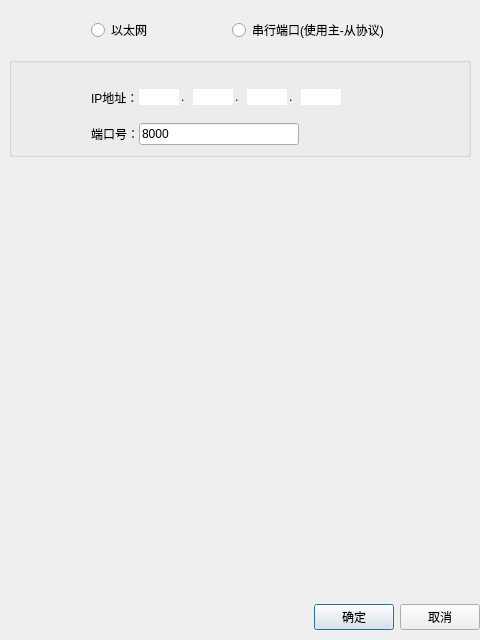
<?xml version="1.0" encoding="UTF-8"?>
<ui version="4.0">
 <class>ConfigDialog</class>
 <widget class="QDialog" name="ConfigDialog">
  <property name="geometry">
   <rect>
    <x>0</x>
    <y>0</y>
    <width>480</width>
    <height>640</height>
   </rect>
  </property>
  <property name="windowTitle">
   <string>Dialog</string>
  </property>
  <layout class="QVBoxLayout" name="verticalLayout_5">
   <property name="spacing">
    <number>0</number>
   </property>
   <property name="leftMargin">
    <number>0</number>
   </property>
   <property name="topMargin">
    <number>0</number>
   </property>
   <property name="rightMargin">
    <number>0</number>
   </property>
   <property name="bottomMargin">
    <number>0</number>
   </property>
   <item>
    <widget class="QWidget" name="widget_2" native="true">
     <layout class="QVBoxLayout" name="verticalLayout">
      <property name="spacing">
       <number>0</number>
      </property>
      <property name="leftMargin">
       <number>0</number>
      </property>
      <property name="topMargin">
       <number>0</number>
      </property>
      <property name="rightMargin">
       <number>0</number>
      </property>
      <property name="bottomMargin">
       <number>0</number>
      </property>
      <item>
       <widget class="QStackedWidget" name="stackedWidget">
        <property name="currentIndex">
         <number>1</number>
        </property>
        <widget class="QWidget" name="NewDeviceAddrConfigpage">
         <layout class="QVBoxLayout" name="verticalLayout_3">
          <property name="spacing">
           <number>8</number>
          </property>
          <property name="leftMargin">
           <number>0</number>
          </property>
          <property name="topMargin">
           <number>0</number>
          </property>
          <property name="rightMargin">
           <number>0</number>
          </property>
          <property name="bottomMargin">
           <number>0</number>
          </property>
          <item>
           <layout class="QHBoxLayout" name="horizontalLayout_2">
            <item>
             <spacer name="horizontalSpacer_2">
              <property name="orientation">
               <enum>Qt::Horizontal</enum>
              </property>
              <property name="sizeType">
               <enum>QSizePolicy::Fixed</enum>
              </property>
              <property name="sizeHint" stdset="0">
               <size>
                <width>70</width>
                <height>20</height>
               </size>
              </property>
             </spacer>
            </item>
            <item>
             <widget class="QLabel" name="label">
              <property name="minimumSize">
               <size>
                <width>70</width>
                <height>0</height>
               </size>
              </property>
              <property name="maximumSize">
               <size>
                <width>70</width>
                <height>16777208</height>
               </size>
              </property>
              <property name="text">
               <string>站号:</string>
              </property>
              <property name="alignment">
               <set>Qt::AlignRight|Qt::AlignTrailing|Qt::AlignVCenter</set>
              </property>
             </widget>
            </item>
            <item>
             <widget class="QComboBox" name="StationIDCombox">
              <property name="minimumSize">
               <size>
                <width>100</width>
                <height>0</height>
               </size>
              </property>
              <property name="maximumSize">
               <size>
                <width>100</width>
                <height>16777215</height>
               </size>
              </property>
             </widget>
            </item>
            <item>
             <spacer name="horizontalSpacer_3">
              <property name="orientation">
               <enum>Qt::Horizontal</enum>
              </property>
              <property name="sizeHint" stdset="0">
               <size>
                <width>40</width>
                <height>20</height>
               </size>
              </property>
             </spacer>
            </item>
           </layout>
          </item>
          <item>
           <layout class="QHBoxLayout" name="horizontalLayout_3">
            <item>
             <spacer name="horizontalSpacer_4">
              <property name="orientation">
               <enum>Qt::Horizontal</enum>
              </property>
              <property name="sizeType">
               <enum>QSizePolicy::Fixed</enum>
              </property>
              <property name="sizeHint" stdset="0">
               <size>
                <width>70</width>
                <height>20</height>
               </size>
              </property>
             </spacer>
            </item>
            <item>
             <widget class="QLabel" name="label_2">
              <property name="minimumSize">
               <size>
                <width>70</width>
                <height>0</height>
               </size>
              </property>
              <property name="maximumSize">
               <size>
                <width>70</width>
                <height>16777208</height>
               </size>
              </property>
              <property name="text">
               <string>地址类型:</string>
              </property>
              <property name="alignment">
               <set>Qt::AlignRight|Qt::AlignTrailing|Qt::AlignVCenter</set>
              </property>
             </widget>
            </item>
            <item>
             <widget class="QComboBox" name="AddrTypeCombox">
              <property name="minimumSize">
               <size>
                <width>100</width>
                <height>0</height>
               </size>
              </property>
              <property name="maximumSize">
               <size>
                <width>100</width>
                <height>16777215</height>
               </size>
              </property>
             </widget>
            </item>
            <item>
             <spacer name="horizontalSpacer_5">
              <property name="orientation">
               <enum>Qt::Horizontal</enum>
              </property>
              <property name="sizeHint" stdset="0">
               <size>
                <width>40</width>
                <height>20</height>
               </size>
              </property>
             </spacer>
            </item>
           </layout>
          </item>
          <item>
           <layout class="QHBoxLayout" name="horizontalLayout_4">
            <item>
             <spacer name="horizontalSpacer_6">
              <property name="orientation">
               <enum>Qt::Horizontal</enum>
              </property>
              <property name="sizeType">
               <enum>QSizePolicy::Fixed</enum>
              </property>
              <property name="sizeHint" stdset="0">
               <size>
                <width>70</width>
                <height>20</height>
               </size>
              </property>
             </spacer>
            </item>
            <item>
             <widget class="QLabel" name="label_3">
              <property name="minimumSize">
               <size>
                <width>70</width>
                <height>0</height>
               </size>
              </property>
              <property name="maximumSize">
               <size>
                <width>70</width>
                <height>16777208</height>
               </size>
              </property>
              <property name="text">
               <string>最小地址:</string>
              </property>
              <property name="alignment">
               <set>Qt::AlignRight|Qt::AlignTrailing|Qt::AlignVCenter</set>
              </property>
             </widget>
            </item>
            <item>
             <widget class="QLineEdit" name="MinizeAddrLineEdit">
              <property name="minimumSize">
               <size>
                <width>100</width>
                <height>0</height>
               </size>
              </property>
              <property name="maximumSize">
               <size>
                <width>100</width>
                <height>16777215</height>
               </size>
              </property>
             </widget>
            </item>
            <item>
             <spacer name="horizontalSpacer_7">
              <property name="orientation">
               <enum>Qt::Horizontal</enum>
              </property>
              <property name="sizeHint" stdset="0">
               <size>
                <width>40</width>
                <height>20</height>
               </size>
              </property>
             </spacer>
            </item>
            <item>
             <widget class="QLabel" name="label_4">
              <property name="minimumSize">
               <size>
                <width>70</width>
                <height>0</height>
               </size>
              </property>
              <property name="text">
               <string>最大地址:</string>
              </property>
              <property name="alignment">
               <set>Qt::AlignRight|Qt::AlignTrailing|Qt::AlignVCenter</set>
              </property>
             </widget>
            </item>
            <item>
             <widget class="QLineEdit" name="MaxizeLineEdit">
              <property name="minimumSize">
               <size>
                <width>100</width>
                <height>0</height>
               </size>
              </property>
              <property name="maximumSize">
               <size>
                <width>100</width>
                <height>16777215</height>
               </size>
              </property>
             </widget>
            </item>
            <item>
             <spacer name="horizontalSpacer_8">
              <property name="orientation">
               <enum>Qt::Horizontal</enum>
              </property>
              <property name="sizeHint" stdset="0">
               <size>
                <width>40</width>
                <height>20</height>
               </size>
              </property>
             </spacer>
            </item>
           </layout>
          </item>
          <item>
           <layout class="QHBoxLayout" name="horizontalLayout_5">
            <item>
             <spacer name="horizontalSpacer_9">
              <property name="orientation">
               <enum>Qt::Horizontal</enum>
              </property>
              <property name="sizeHint" stdset="0">
               <size>
                <width>40</width>
                <height>20</height>
               </size>
              </property>
             </spacer>
            </item>
            <item>
             <widget class="QLabel" name="label_5">
              <property name="text">
               <string>*使用0x_1~0x_9(1x_1~1x_9)来定义不同的0x(1x)地址范围</string>
              </property>
             </widget>
            </item>
            <item>
             <spacer name="horizontalSpacer_10">
              <property name="orientation">
               <enum>Qt::Horizontal</enum>
              </property>
              <property name="sizeHint" stdset="0">
               <size>
                <width>40</width>
                <height>20</height>
               </size>
              </property>
             </spacer>
            </item>
           </layout>
          </item>
          <item>
           <spacer name="verticalSpacer">
            <property name="orientation">
             <enum>Qt::Vertical</enum>
            </property>
            <property name="sizeHint" stdset="0">
             <size>
              <width>20</width>
              <height>40</height>
             </size>
            </property>
           </spacer>
          </item>
         </layout>
        </widget>
        <widget class="QWidget" name="NetAddressConfigPage">
         <layout class="QVBoxLayout" name="verticalLayout_6">
          <property name="spacing">
           <number>0</number>
          </property>
          <property name="leftMargin">
           <number>0</number>
          </property>
          <property name="topMargin">
           <number>0</number>
          </property>
          <property name="rightMargin">
           <number>0</number>
          </property>
          <property name="bottomMargin">
           <number>0</number>
          </property>
          <item>
           <widget class="QWidget" name="widget_3" native="true">
            <property name="styleSheet">
             <string notr="true"/>
            </property>
            <layout class="QVBoxLayout" name="verticalLayout_4">
             <item>
              <widget class="QWidget" name="widget_4" native="true">
               <layout class="QHBoxLayout" name="horizontalLayout_6">
                <item>
                 <spacer name="horizontalSpacer_11">
                  <property name="orientation">
                   <enum>Qt::Horizontal</enum>
                  </property>
                  <property name="sizeHint" stdset="0">
                   <size>
                    <width>64</width>
                    <height>20</height>
                   </size>
                  </property>
                 </spacer>
                </item>
                <item>
                 <widget class="QRadioButton" name="InterNetRadio">
                  <property name="text">
                   <string>以太网</string>
                  </property>
                 </widget>
                </item>
                <item>
                 <spacer name="horizontalSpacer_12">
                  <property name="orientation">
                   <enum>Qt::Horizontal</enum>
                  </property>
                  <property name="sizeHint" stdset="0">
                   <size>
                    <width>63</width>
                    <height>20</height>
                   </size>
                  </property>
                 </spacer>
                </item>
                <item>
                 <widget class="QRadioButton" name="SerialPortRadio">
                  <property name="text">
                   <string>串行端口(使用主-从协议)</string>
                  </property>
                 </widget>
                </item>
                <item>
                 <spacer name="horizontalSpacer_13">
                  <property name="orientation">
                   <enum>Qt::Horizontal</enum>
                  </property>
                  <property name="sizeHint" stdset="0">
                   <size>
                    <width>64</width>
                    <height>20</height>
                   </size>
                  </property>
                 </spacer>
                </item>
               </layout>
              </widget>
             </item>
             <item>
              <widget class="QGroupBox" name="groupBox">
               <property name="minimumSize">
                <size>
                 <width>0</width>
                 <height>100</height>
                </size>
               </property>
               <property name="title">
                <string/>
               </property>
               <layout class="QVBoxLayout" name="verticalLayout_2">
                <property name="spacing">
                 <number>0</number>
                </property>
                <item>
                 <layout class="QHBoxLayout" name="horizontalLayout_9">
                  <item>
                   <spacer name="horizontalSpacer_14">
                    <property name="orientation">
                     <enum>Qt::Horizontal</enum>
                    </property>
                    <property name="sizeType">
                     <enum>QSizePolicy::Fixed</enum>
                    </property>
                    <property name="sizeHint" stdset="0">
                     <size>
                      <width>70</width>
                      <height>20</height>
                     </size>
                    </property>
                   </spacer>
                  </item>
                  <item>
                   <widget class="QLabel" name="label_9">
                    <property name="text">
                     <string>IP地址：</string>
                    </property>
                   </widget>
                  </item>
                  <item>
                   <widget class="QWidget" name="widget_5" native="true">
                    <property name="styleSheet">
                     <string notr="true">QWidget#widget_5{
border-top-color: rgb(24, 24, 24);}</string>
                    </property>
                    <layout class="QHBoxLayout" name="horizontalLayout_7">
                     <property name="spacing">
                      <number>2</number>
                     </property>
                     <property name="leftMargin">
                      <number>0</number>
                     </property>
                     <property name="topMargin">
                      <number>0</number>
                     </property>
                     <property name="rightMargin">
                      <number>0</number>
                     </property>
                     <property name="bottomMargin">
                      <number>0</number>
                     </property>
                     <item>
                      <widget class="QLineEdit" name="IP_LineEdit1">
                       <property name="minimumSize">
                        <size>
                         <width>40</width>
                         <height>0</height>
                        </size>
                       </property>
                       <property name="maximumSize">
                        <size>
                         <width>40</width>
                         <height>16777215</height>
                        </size>
                       </property>
                       <property name="styleSheet">
                        <string notr="true">border:none;</string>
                       </property>
                       <property name="maxLength">
                        <number>3</number>
                       </property>
                      </widget>
                     </item>
                     <item>
                      <widget class="QLabel" name="label_6">
                       <property name="minimumSize">
                        <size>
                         <width>10</width>
                         <height>20</height>
                        </size>
                       </property>
                       <property name="maximumSize">
                        <size>
                         <width>10000000</width>
                         <height>20</height>
                        </size>
                       </property>
                       <property name="text">
                        <string>.</string>
                       </property>
                      </widget>
                     </item>
                     <item>
                      <widget class="QLineEdit" name="IP_LineEdit2">
                       <property name="minimumSize">
                        <size>
                         <width>40</width>
                         <height>0</height>
                        </size>
                       </property>
                       <property name="maximumSize">
                        <size>
                         <width>40</width>
                         <height>16777215</height>
                        </size>
                       </property>
                       <property name="styleSheet">
                        <string notr="true">border:none;</string>
                       </property>
                       <property name="maxLength">
                        <number>3</number>
                       </property>
                      </widget>
                     </item>
                     <item>
                      <widget class="QLabel" name="label_7">
                       <property name="minimumSize">
                        <size>
                         <width>10</width>
                         <height>20</height>
                        </size>
                       </property>
                       <property name="maximumSize">
                        <size>
                         <width>0</width>
                         <height>20</height>
                        </size>
                       </property>
                       <property name="text">
                        <string>.</string>
                       </property>
                      </widget>
                     </item>
                     <item>
                      <widget class="QLineEdit" name="IP_LineEdit3">
                       <property name="minimumSize">
                        <size>
                         <width>40</width>
                         <height>0</height>
                        </size>
                       </property>
                       <property name="maximumSize">
                        <size>
                         <width>40</width>
                         <height>16777215</height>
                        </size>
                       </property>
                       <property name="styleSheet">
                        <string notr="true">border:none;</string>
                       </property>
                       <property name="maxLength">
                        <number>3</number>
                       </property>
                      </widget>
                     </item>
                     <item>
                      <widget class="QLabel" name="label_8">
                       <property name="minimumSize">
                        <size>
                         <width>10</width>
                         <height>20</height>
                        </size>
                       </property>
                       <property name="maximumSize">
                        <size>
                         <width>10000000</width>
                         <height>20</height>
                        </size>
                       </property>
                       <property name="text">
                        <string>.</string>
                       </property>
                      </widget>
                     </item>
                     <item>
                      <widget class="QLineEdit" name="IP_LineEdit4">
                       <property name="minimumSize">
                        <size>
                         <width>40</width>
                         <height>0</height>
                        </size>
                       </property>
                       <property name="maximumSize">
                        <size>
                         <width>40</width>
                         <height>16777215</height>
                        </size>
                       </property>
                       <property name="styleSheet">
                        <string notr="true">border:none;</string>
                       </property>
                       <property name="maxLength">
                        <number>3</number>
                       </property>
                      </widget>
                     </item>
                    </layout>
                   </widget>
                  </item>
                  <item>
                   <spacer name="horizontalSpacer_15">
                    <property name="orientation">
                     <enum>Qt::Horizontal</enum>
                    </property>
                    <property name="sizeHint" stdset="0">
                     <size>
                      <width>40</width>
                      <height>20</height>
                     </size>
                    </property>
                   </spacer>
                  </item>
                 </layout>
                </item>
                <item>
                 <layout class="QHBoxLayout" name="horizontalLayout_8">
                  <item>
                   <spacer name="horizontalSpacer_16">
                    <property name="orientation">
                     <enum>Qt::Horizontal</enum>
                    </property>
                    <property name="sizeType">
                     <enum>QSizePolicy::Fixed</enum>
                    </property>
                    <property name="sizeHint" stdset="0">
                     <size>
                      <width>70</width>
                      <height>20</height>
                     </size>
                    </property>
                   </spacer>
                  </item>
                  <item>
                   <widget class="QLabel" name="label_10">
                    <property name="text">
                     <string>端口号：</string>
                    </property>
                   </widget>
                  </item>
                  <item>
                   <widget class="QLineEdit" name="DevicePortLineEdit">
                    <property name="text">
                     <string>8000</string>
                    </property>
                   </widget>
                  </item>
                  <item>
                   <spacer name="horizontalSpacer_17">
                    <property name="orientation">
                     <enum>Qt::Horizontal</enum>
                    </property>
                    <property name="sizeHint" stdset="0">
                     <size>
                      <width>40</width>
                      <height>20</height>
                     </size>
                    </property>
                   </spacer>
                  </item>
                 </layout>
                </item>
               </layout>
              </widget>
             </item>
             <item>
              <spacer name="verticalSpacer_2">
               <property name="orientation">
                <enum>Qt::Vertical</enum>
               </property>
               <property name="sizeHint" stdset="0">
                <size>
                 <width>20</width>
                 <height>421</height>
                </size>
               </property>
              </spacer>
             </item>
            </layout>
           </widget>
          </item>
         </layout>
        </widget>
        <widget class="QWidget" name="page_4"/>
        <widget class="QWidget" name="page_5"/>
        <widget class="QWidget" name="page_2"/>
       </widget>
      </item>
     </layout>
    </widget>
   </item>
   <item>
    <widget class="QWidget" name="widget" native="true">
     <property name="minimumSize">
      <size>
       <width>0</width>
       <height>45</height>
      </size>
     </property>
     <property name="maximumSize">
      <size>
       <width>16777215</width>
       <height>45</height>
      </size>
     </property>
     <layout class="QHBoxLayout" name="horizontalLayout">
      <property name="leftMargin">
       <number>0</number>
      </property>
      <property name="topMargin">
       <number>0</number>
      </property>
      <property name="rightMargin">
       <number>0</number>
      </property>
      <property name="bottomMargin">
       <number>0</number>
      </property>
      <item>
       <spacer name="horizontalSpacer">
        <property name="orientation">
         <enum>Qt::Horizontal</enum>
        </property>
        <property name="sizeHint" stdset="0">
         <size>
          <width>40</width>
          <height>20</height>
         </size>
        </property>
       </spacer>
      </item>
      <item>
       <widget class="QPushButton" name="OKButton">
        <property name="text">
         <string>确定</string>
        </property>
       </widget>
      </item>
      <item>
       <widget class="QPushButton" name="CancelButton">
        <property name="text">
         <string>取消</string>
        </property>
       </widget>
      </item>
     </layout>
    </widget>
   </item>
  </layout>
 </widget>
 <resources/>
 <connections>
  <connection>
   <sender>SerialPortRadio</sender>
   <signal>clicked()</signal>
   <receiver>groupBox</receiver>
   <slot>hide()</slot>
   <hints>
    <hint type="sourcelabel">
     <x>233</x>
     <y>37</y>
    </hint>
    <hint type="destinationlabel">
     <x>447</x>
     <y>74</y>
    </hint>
   </hints>
  </connection>
  <connection>
   <sender>InterNetRadio</sender>
   <signal>clicked()</signal>
   <receiver>groupBox</receiver>
   <slot>show()</slot>
   <hints>
    <hint type="sourcelabel">
     <x>111</x>
     <y>36</y>
    </hint>
    <hint type="destinationlabel">
     <x>67</x>
     <y>77</y>
    </hint>
   </hints>
  </connection>
 </connections>
</ui>
